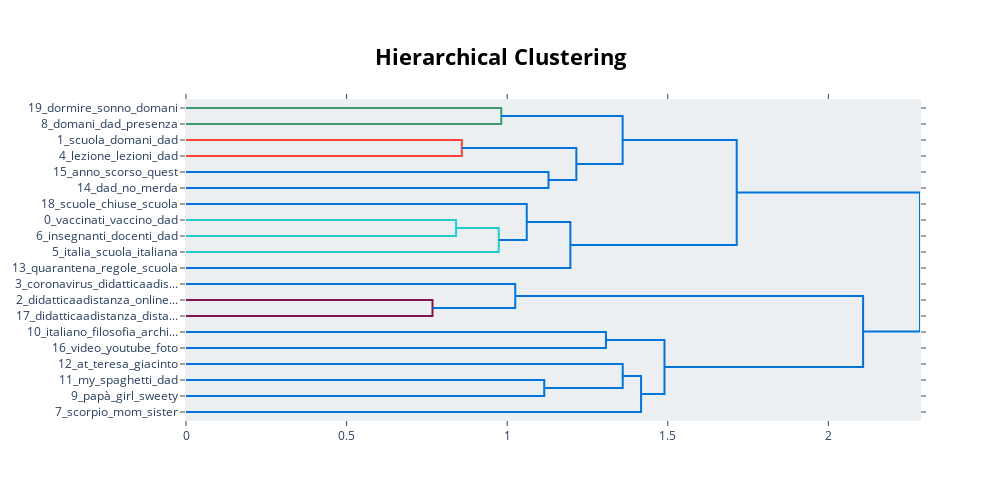

Write notebook code for a chart like this one.
### Code cell
topic_model.visualize_hierarchy()

### Figure 1 — Plotly figure (JSON) as saved in the notebook; plotly's stock layout.template omitted (floating-point values rounded to 4 significant figures)
{"data": [{"hoverinfo": "text", "marker": {"color": "rgb(61,153,112)"}, "mode": "lines", "type": "scatter", "x": [0, 0.9816, 0.9816, 0], "xaxis": "x", "y": [-5, -5, -15, -15], "yaxis": "y"}, {"hoverinfo": "text", "marker": {"color": "rgb(255,65,54)"}, "mode": "lines", "type": "scatter", "x": [0, 0.8587, 0.8587, 0], "xaxis": "x", "y": [-25, -25, -35, -35], "yaxis": "y"}, {"hoverinfo": "text", "marker": {"color": "rgb(0,116,217)"}, "mode": "lines", "type": "scatter", "x": [0, 1.129, 1.129, 0], "xaxis": "x", "y": [-45, -45, -55, -55], "yaxis": "y"}, {"hoverinfo": "text", "marker": {"color": "rgb(0,116,217)"}, "mode": "lines", "type": "scatter", "x": [0.8587, 1.215, 1.215, 1.129], "xaxis": "x", "y": [-30, -30, -50, -50], "yaxis": "y"}, {"hoverinfo": "text", "marker": {"color": "rgb(0,116,217)"}, "mode": "lines", "type": "scatter", "x": [0.9816, 1.359, 1.359, 1.215], "xaxis": "x", "y": [-10, -10, -40, -40], "yaxis": "y"}, {"hoverinfo": "text", "marker": {"color": "rgb(35,205,205)"}, "mode": "lines", "type": "scatter", "x": [0, 0.8409, 0.8409, 0], "xaxis": "x", "y": [-75, -75, -85, -85], "yaxis": "y"}, {"hoverinfo": "text", "marker": {"color": "rgb(35,205,205)"}, "mode": "lines", "type": "scatter", "x": [0.8409, 0.9738, 0.9738, 0], "xaxis": "x", "y": [-80, -80, -95, -95], "yaxis": "y"}, {"hoverinfo": "text", "marker": {"color": "rgb(0,116,217)"}, "mode": "lines", "type": "scatter", "x": [0, 1.061, 1.061, 0.9738], "xaxis": "x", "y": [-65, -65, -87.5, -87.5], "yaxis": "y"}, {"hoverinfo": "text", "marker": {"color": "rgb(0,116,217)"}, "mode": "lines", "type": "scatter", "x": [1.061, 1.197, 1.197, 0], "xaxis": "x", "y": [-76.25, -76.25, -105, -105], "yaxis": "y"}, {"hoverinfo": "text", "marker": {"color": "rgb(0,116,217)"}, "mode": "lines", "type": "scatter", "x": [1.359, 1.715, 1.715, 1.197], "xaxis": "x", "y": [-25, -25, -90.62, -90.62], "yaxis": "y"}, {"hoverinfo": "text", "marker": {"color": "rgb(133,20,75)"}, "mode": "lines", "type": "scatter", "x": [0, 0.7675, 0.7675, 0], "xaxis": "x", "y": [-125, -125, -135, -135], "yaxis": "y"}, {"hoverinfo": "text", "marker": {"color": "rgb(0,116,217)"}, "mode": "lines", "type": "scatter", "x": [0, 1.025, 1.025, 0.7675], "xaxis": "x", "y": [-115, -115, -130, -130], "yaxis": "y"}, {"hoverinfo": "text", "marker": {"color": "rgb(0,116,217)"}, "mode": "lines", "type": "scatter", "x": [0, 1.307, 1.307, 0], "xaxis": "x", "y": [-145, -145, -155, -155], "yaxis": "y"}, {"hoverinfo": "text", "marker": {"color": "rgb(0,116,217)"}, "mode": "lines", "type": "scatter", "x": [0, 1.115, 1.115, 0], "xaxis": "x", "y": [-175, -175, -185, -185], "yaxis": "y"}, {"hoverinfo": "text", "marker": {"color": "rgb(0,116,217)"}, "mode": "lines", "type": "scatter", "x": [0, 1.36, 1.36, 1.115], "xaxis": "x", "y": [-165, -165, -180, -180], "yaxis": "y"}, {"hoverinfo": "text", "marker": {"color": "rgb(0,116,217)"}, "mode": "lines", "type": "scatter", "x": [1.36, 1.417, 1.417, 0], "xaxis": "x", "y": [-172.5, -172.5, -195, -195], "yaxis": "y"}, {"hoverinfo": "text", "marker": {"color": "rgb(0,116,217)"}, "mode": "lines", "type": "scatter", "x": [1.307, 1.49, 1.49, 1.417], "xaxis": "x", "y": [-150, -150, -183.8, -183.8], "yaxis": "y"}, {"hoverinfo": "text", "marker": {"color": "rgb(0,116,217)"}, "mode": "lines", "type": "scatter", "x": [1.025, 2.108, 2.108, 1.49], "xaxis": "x", "y": [-122.5, -122.5, -166.9, -166.9], "yaxis": "y"}, {"hoverinfo": "text", "marker": {"color": "rgb(0,116,217)"}, "mode": "lines", "type": "scatter", "x": [1.715, 2.285, 2.285, 2.108], "xaxis": "x", "y": [-57.81, -57.81, -144.7, -144.7], "yaxis": "y"}], "layout": {"autosize": false, "height": 500, "hoverlabel": {"bgcolor": "white", "font": {"family": "Rockwell", "size": 16}}, "hovermode": "closest", "plot_bgcolor": "#ECEFF1", "showlegend": false, "title": {"font": {"color": "Black", "size": 22}, "text": "<b>Hierarchical Clustering", "x": 0.5, "xanchor": "center", "yanchor": "top"}, "width": 1000, "xaxis": {"mirror": "allticks", "rangemode": "tozero", "showgrid": false, "showline": true, "showticklabels": true, "ticks": "outside", "type": "linear", "zeroline": false}, "yaxis": {"mirror": "allticks", "range": [-200, 0], "rangemode": "tozero", "showgrid": false, "showline": true, "showticklabels": true, "tickmode": "array", "ticks": "outside", "ticktext": ["19_dormire_sonno_domani", "8_domani_dad_presenza", "1_scuola_domani_dad", "4_lezione_lezioni_dad", "15_anno_scorso_quest", "14_dad_no_merda", "18_scuole_chiuse_scuola", "0_vaccinati_vaccino_dad", "6_insegnanti_docenti_dad", "5_italia_scuola_italiana", "13_quarantena_regole_scuola", "3_coronavirus_didatticaadis...", "2_didatticaadistanza_online...", "17_didatticaadistanza_dista...", "10_italiano_filosofia_archi...", "16_video_youtube_foto", "12_at_teresa_giacinto", "11_my_spaghetti_dad", "9_papà_girl_sweety", "7_scorpio_mom_sister"], "tickvals": [-5, -15, -25, -35, -45, -55, -65, -75, -85, -95, -105, -115, -125, -135, -145, -155, -165, -175, -185, -195], "type": "linear", "zeroline": false}}}
